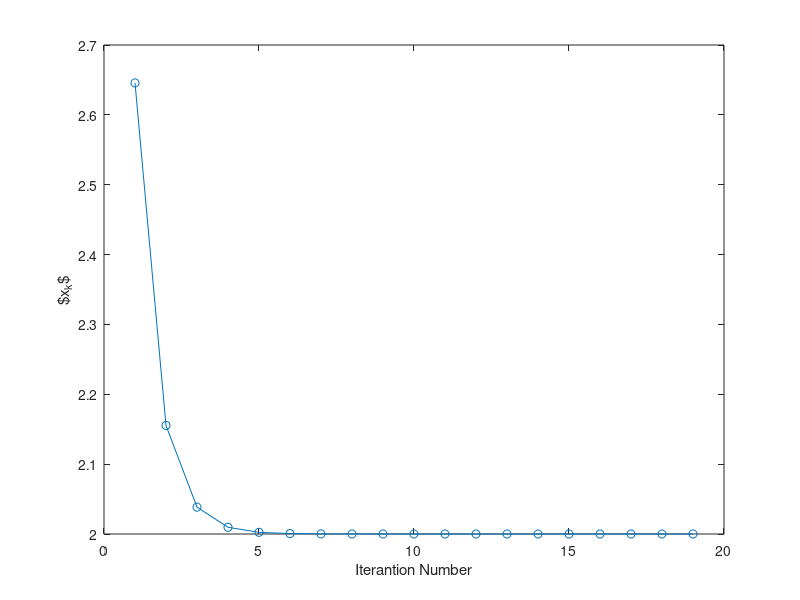
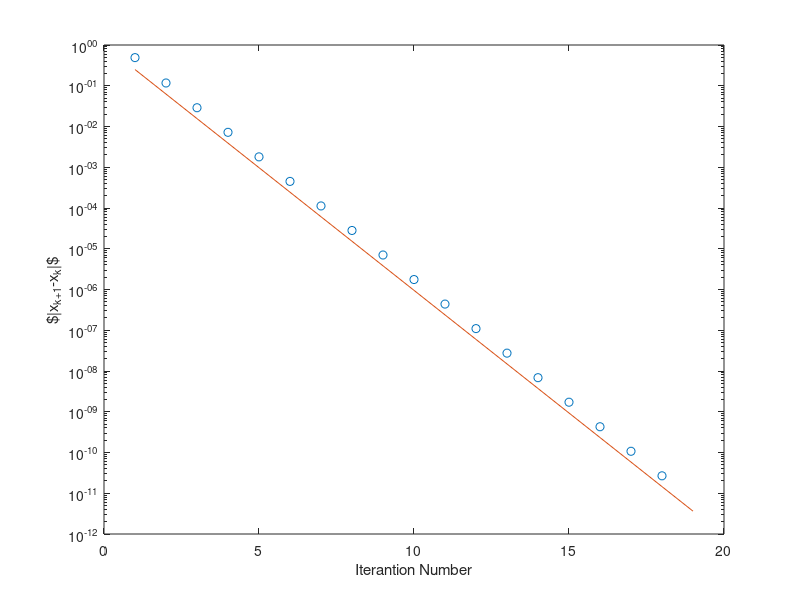

MATLAB code for these plots, in order:
%% Define implicit functions

% g = @(x) x.^2-2;
g = @(x) sqrt(x+2);

f = @(x) x.^2-x-2;

%% Initialize the iteration
x_0 = 5;
x_k = x_0; % x_k is the value of x in the look

%% Fix-point iteration loop
x_k_hist = nan(1,20); % save the x's in the look
for i = 1:20
    x_k = g(x_k);
%     x_k_hist = [x_k_hist x_k];
    x_k_hist(i) = x_k;
    if abs(f(x_k)) < 1e-10 % a makeshift stopping criterion
        break
    end
end

%% Plot the x_k over iterations
plot(1:20,x_k_hist,'o-')
ylabel("$x_k$")
xlabel("Iterantion Number")

%% Plot the step size (|x_k-x_{k-1}|) over iterations
x_diff = abs(x_k_hist(1:end-1)-x_k_hist(2:end));

figure % a new figure
semilogy(1:19,x_diff,'o'); hold on
semilogy(1:19,(1/4).^[1:19]) % 1/4 is the contraction constant L
ylabel("$|x_{k+1}-x_k|$")
xlabel("Iterantion Number")

